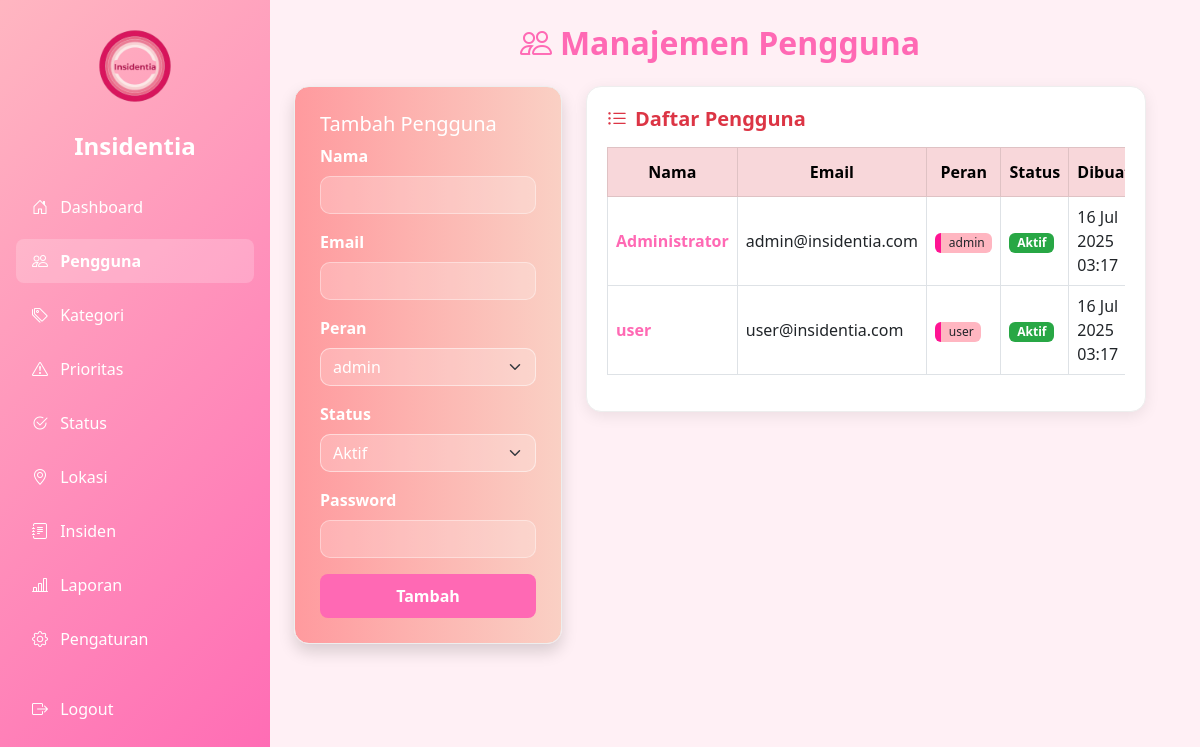
Screenshot of /src/admin/users.php (signed in) with the database file from the repository.
### tables this page shows
CREATE TABLE users (
    id INT AUTO_INCREMENT PRIMARY KEY,
    name VARCHAR(100) NOT NULL,
    email VARCHAR(100) NOT NULL UNIQUE,
    password VARCHAR(255) NOT NULL,
    role_id INT NOT NULL,
    status ENUM('aktif', 'nonaktif') DEFAULT 'aktif',
    created_at DATETIME DEFAULT CURRENT_TIMESTAMP,
    FOREIGN KEY (role_id) REFERENCES roles(id)
);

CREATE TABLE roles (
    id INT AUTO_INCREMENT PRIMARY KEY,
    name VARCHAR(50) NOT NULL
);

### src/admin/users.php (the view, shortened to what this page needs)
<?php
require_once '../includes/config.php';
$edit_user = null;
$result = $conn->query("SELECT users.*, roles.name AS role_name FROM users JOIN roles ON users.role_id = roles.id ORDER BY users.created_at DESC");
$roles = $conn->query("SELECT * FROM roles");
?>
<!DOCTYPE html>
<html>
<head>
    <link rel="stylesheet" href="https://cdn.jsdelivr.net/npm/bootstrap@5.3.0/dist/css/bootstrap.min.css">
    <link href="https://cdn.jsdelivr.net/npm/bootstrap-icons@1.10.5/font/bootstrap-icons.css" rel="stylesheet">
    <link rel="stylesheet" href="../assets/css/style.css">
</head>
<body>
<div class="container-fluid">
    <div class="row">
        <div class="col-md-3 sidebar p-3">
            <div class="text-center mb-4">
                <img src="../assets/img/logo.png" alt="Insidentia" width="100" class="mb-2 rounded">
                <h4 class="text-white fw-bold mt-2">Insidentia</h4>
            </div>
            <nav class="nav flex-column">
                <a href="dashboard.php" class="nav-link"><i class="bi bi-house-door me-2"></i> Dashboard</a>
                <a href="users.php" class="nav-link fw-bold active"><i class="bi bi-people me-2"></i> Pengguna</a>
                <a href="categories.php" class="nav-link"><i class="bi bi-tags me-2"></i> Kategori</a>
                <a href="priorities.php" class="nav-link"><i class="bi bi-exclamation-triangle me-2"></i> Prioritas</a>
                <a href="statuses.php" class="nav-link"><i class="bi bi-check2-circle me-2"></i> Status</a>
                <a href="locations.php" class="nav-link"><i class="bi bi-geo-alt me-2"></i> Lokasi</a>
                <a href="incidents.php" class="nav-link"><i class="bi bi-journal-text me-2"></i> Insiden</a>
                <a href="reports.php" class="nav-link"><i class="bi bi-bar-chart-line me-2"></i> Laporan</a>
                <a href="settings.php" class="nav-link"><i class="bi bi-gear me-2"></i> Pengaturan</a>
                <a href="../auth/logout.php" class="nav-link mt-3"><i class="bi bi-box-arrow-right me-2"></i> Logout</a>
            </nav>
        </div>
        <div class="col-md-9 p-4">
            <h2 class="text-center mb-4 section-title"><i class="bi bi-people me-2"></i>Manajemen Pengguna</h2>
            <div class="row g-4">
                <div class="col-md-4">
                    <div class="card-form shadow">
                        <h5 class="text-white"><?= $edit_user ? 'Edit Pengguna' : 'Tambah Pengguna' ?></h5>
                        <form method="post">
                            <div class="mb-3">
                                <label class="form-label">Nama</label>
                                <input type="text" name="name" class="form-control" required value="<?= $edit_user['name'] ?? '' ?>">
                            </div>
                            <div class="mb-3">
                                <label class="form-label">Email</label>
                                <input type="email" name="email" class="form-control" required value="<?= $edit_user['email'] ?? '' ?>">
                            </div>
                            <div class="mb-3">
                                <label class="form-label">Peran</label>
                                <select name="role_id" class="form-select" required>
                                    <?php
                                    if ($roles->num_rows > 0) {
                                        $roles->data_seek(0);
                                    }
                                    while($role = $roles->fetch_assoc()): ?>
                                        <option value="<?= $role['id'] ?>" <?= (isset($edit_user) && $edit_user['role_id'] == $role['id']) ? 'selected' : '' ?>><?= htmlspecialchars($role['name']) ?></option>
                                    <?php endwhile; ?>
                                </select>
                            </div>
                            <div class="mb-3">
                                <label class="form-label">Status</label>
                                <select name="status" class="form-select">
                                    <option value="aktif" <?= (isset($edit_user) && $edit_user['status'] == 'aktif') ? 'selected' : '' ?>>Aktif</option>
                                </select>
                            </div>
                            <?php if (!$edit_user): ?>
                                <div class="mb-3">
                                    <label class="form-label">Password</label>
                                    <input type="password" name="password" class="form-control" required>
                                </div>
                            <?php endif; ?>
                            <button type="submit" name="<?= $edit_user ? 'update_user' : 'add_user' ?>" class="btn btn-pink w-100">
                                <?= $edit_user ? 'Update' : 'Tambah' ?>
                            </button>
                        </form>
                    </div>
                </div>
                <div class="col-md-8">
                    <div class="table-container">
                        <h5 class="fw-bold text-danger mb-3"><i class="bi bi-list-ul me-2"></i>Daftar Pengguna</h5>
                        <div class="table-responsive">
                            <table class="table table-bordered table-hover align-middle">
                                <thead class="table-danger text-center">
                                    <tr>
                                        <th>Nama</th>
                                        <th>Email</th>
                                        <th>Peran</th>
                                        <th>Status</th>
                                        <th>Dibuat</th>
                                    </tr>
                                </thead>
                                <tbody>
                                    <?php
                                    while($user = $result->fetch_assoc()):
                                    ?>
                                        <tr>
                                            <td><?= htmlspecialchars($user['name']) ?></td>
                                            <td><?= htmlspecialchars($user['email']) ?></td>
                                            <td><span class="badge bg-pink text-dark"><?= htmlspecialchars($user['role_name']) ?></span></td>
                                            <td><?= $user['status'] === 'aktif' ? '<span class="badge bg-success">Aktif</span>' : '<span class="badge bg-secondary">Nonaktif</span>' ?></td>
                                            <td><?= date('d M Y H:i', strtotime($user['created_at'])) ?></td>
                                        </tr>
                                    <?php endwhile; ?>
                                </tbody>
                            </table>
                        </div>
                    </div>
                </div>
            </div>
        </div>
    </div>
</div>
</body>
</html>

### src/assets/css/style.css (style rules this page uses)
body { background-color: #e1bfd6; font-family: 'Segoe UI', sans-serif; margin: 0; padding: 0; }
.btn-pink { background-color: #ffb6c1; color: white; border: none; transition: 0.3s ease; }
.table thead { background-color: rgb(247, 143, 179); color: white; }
.bg-pink { background-color: #ff69b4; border-left: 6px solid #ff1493; color: white; }
.sidebar { width: 270px; background-color: #ff69b4; color: white; min-height: 100vh; padding: 20px 18px; position: sticky; top: 0; }
.sidebar .nav-link { color: white; padding: 10px 16px; border-radius: 8px; margin-bottom: 6px; font-size: 1rem; white-space: nowrap; overflow: hidden; text-overflow: ellipsis; }

### src/admin/users.php (style rules this page uses)
body { background-color: #fff0f5; }
.sidebar { background: linear-gradient(135deg, #ffb6c1, #ff69b4); min-height: 100vh; color: white; }
.sidebar .nav-link { color: white; margin-bottom: 10px; }
.sidebar .nav-link.active, .sidebar .nav-link.fw-bold { background-color: rgba(255, 255, 255, 0.2); }
.section-title { color: #ff69b4; font-weight: bold; }
.card-form { background: linear-gradient(to right, #ff9a9e, #fad0c4); color: white; border-radius: 15px; padding: 25px; box-shadow: 0 4px 15px rgba(0, 0, 0, 0.08); transition: transform 0.2s ease-in-out; border: 1px solid #eee; }
.form-control, .form-select { border-radius: 10px; border: 1px solid rgba(255, 255, 255, 0.5); background-color: rgba(255, 255, 255, 0.2); color: white; }
.form-control::placeholder { color: rgba(249, 99, 187, 0.7); }
.form-label { color: white; font-weight: bold; }
.table-container { background-color: white; border-radius: 15px; padding: 20px; box-shadow: 0 4px 15px rgba(0, 0, 0, 0.08); border: 1px solid #eee; }
.btn-pink { background-color: #ff69b4; color: white; border: none; font-weight: bold; transition: 0.3s ease; border-radius: 8px; padding: 10px 20px; }
.table-container .table tbody tr td:nth-child(1) { font-weight: bold; color: #ff69b4; }
.table-container .table tbody tr td:nth-child(3) .badge { background-color: #ffb6c1 !important; color: #333; font-weight: normal; }
.table-container .table tbody tr td .badge.bg-success { background-color: #28a745 !important; color: white !important; }
.table-container .table thead.table-danger { background-color: #ffb6c1; color: white; }
.table-container .table thead th { padding: 12px 8px; }

### rows the page displays
users: name "Administrator", email "admin@insidentia.com", role.name "admin", status "Aktif", created_at "16 Jul 2025 03:17"
users: name "user", email "user@insidentia.com", role.name "user", status "Aktif", created_at "16 Jul 2025 03:17"

### other values shown
form field role_id "admin"
